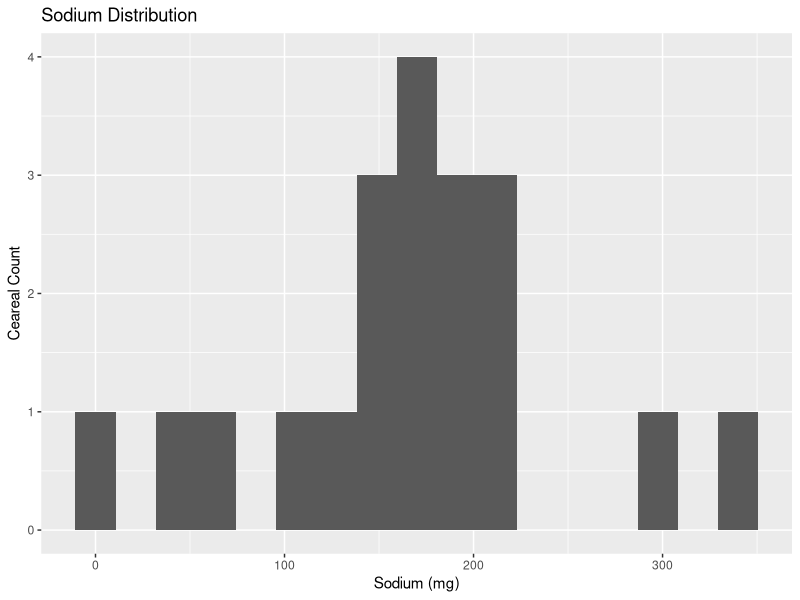
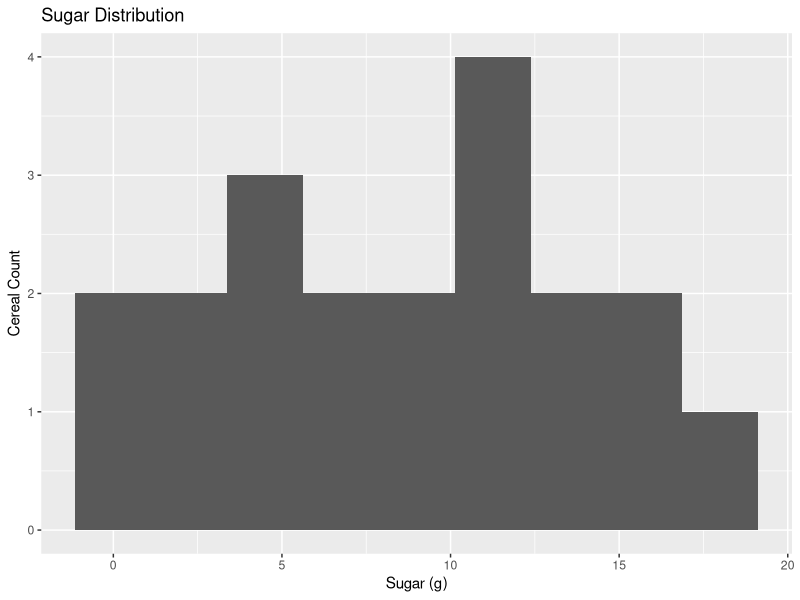
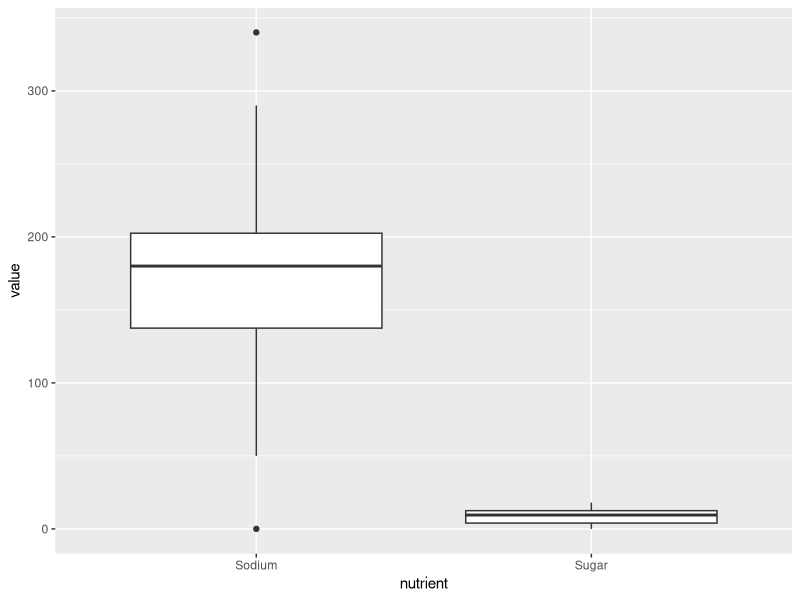
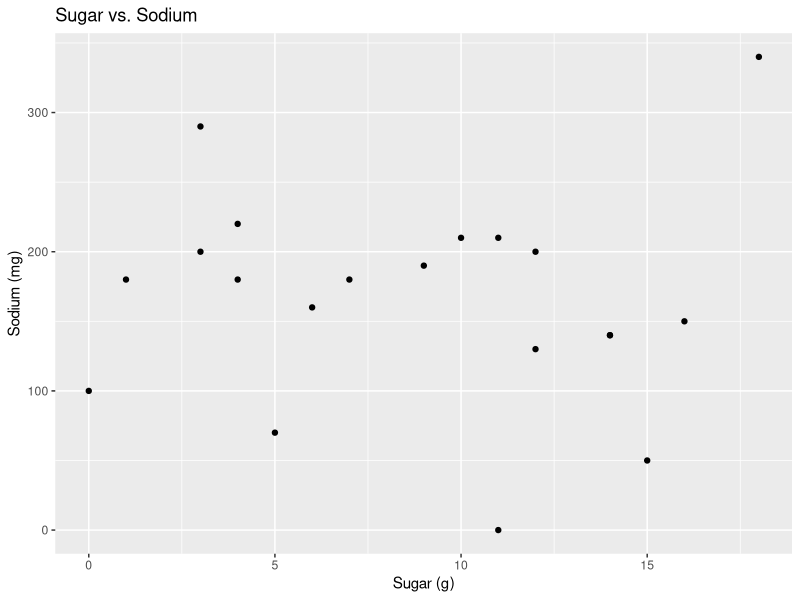
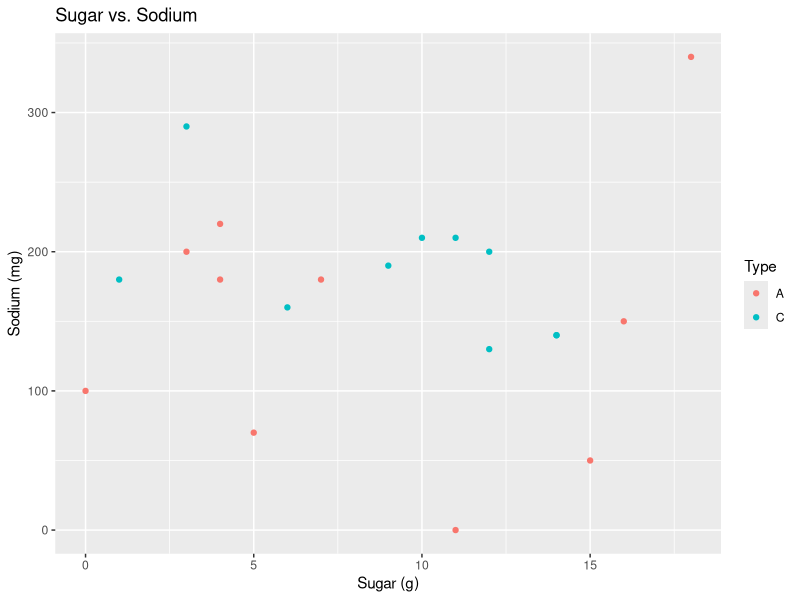

Reproduce these figures in R, in order.
## ---- chunk 1
#| label: setup
#| warning: false
#| message: false

library(tidyverse)
library(ggplot2)
library(readxl)
library(dplyr)

knitr::opts_chunk$set(echo = TRUE, warning=FALSE, message=FALSE)
## ---- chunk 2
cereal<-read_csv("_data/cereal.csv")
cereal

## ---- chunk 3

## ---- chunk 4
#How many bins should there be in the Sodium histogram, if we want each bin to represent a range of 20mgs? (Divide the total mg range by 20, and round up to the nearest integer.) 
n_bins_salt <- round((max(cereal$Sodium) - min(cereal$Sodium))/20)
n_bins_salt

#Ans: 17

#generate the Sodium histogram 

ggplot(cereal, aes(x=Sodium)) + geom_histogram(bins=n_bins_salt) + labs(title = "Sodium Distribution", x="Sodium (mg)", y = "Ceareal Count")

#generate the Sugar histogram (since the total range of mg is 18, I chose 9 as the number of bins, so that we group values into bins of 2g.)
ggplot(cereal, aes(x=Sugar)) + geom_histogram(bins=9) + labs(title = "Sugar Distribution", x="Sugar (g)", y = "Cereal Count")

#calculate mean to compare with visual distribution 
cereal_tendencies<-cereal%>%
  summarise(mean_sodium = mean(Sodium), mean_sugar = mean(Sugar))

## ---- chunk 5
#To create a boxplot 
cereal %>%
  mutate(Sugar = Sugar) %>%
  pivot_longer(cols=c(Sodium, Sugar),
               names_to = "nutrient",
               values_to = "value")%>%
  group_by(nutrient)%>%
  ggplot(., aes(x = nutrient, y = value)) +
  geom_boxplot()
  
## ---- chunk 6
#Scatterplot Sugar vs. Sodium 

ggplot(cereal, aes(x=Sugar, y=Sodium)) + geom_point() + labs(title = "Sugar vs. Sodium", x="Sugar (g)", y = "Sodium (mg)")

## ---- chunk 7
#Scatterplot Sugar vs. Sodium with Types 

ggplot(cereal, aes(x=Sugar, y=Sodium, color=Type)) + geom_point() + labs(title = "Sugar vs. Sodium", x="Sugar (g)", y = "Sodium (mg)")

